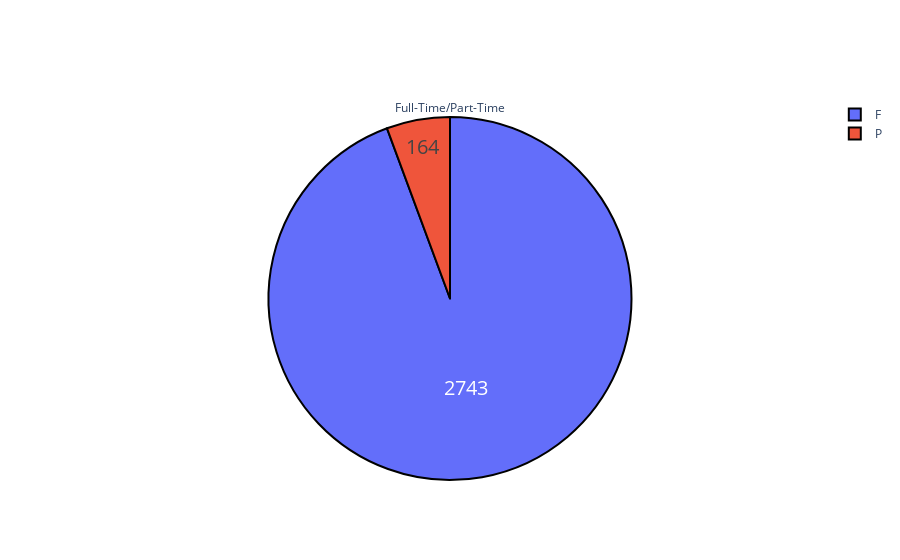

Notebook code for this chart:
### Code cell
py.iplot([pie_plot(jobs['Full-Time/Part-Time indicator'].value_counts(), 'Full-Time/Part-Time')])

### Figure 1 — Plotly figure (JSON) as saved in the notebook; plotly's stock layout.template omitted (floating-point values rounded to 4 significant figures)
{"data": [{"hoverinfo": "label+percent", "labels": ["F", "P"], "marker": {"line": {"color": "#000000", "width": 2}}, "textfont": {"size": 20}, "textinfo": "value", "title": {"text": "Full-Time/Part-Time"}, "type": "pie", "values": [2743, 164]}], "layout": {}}
